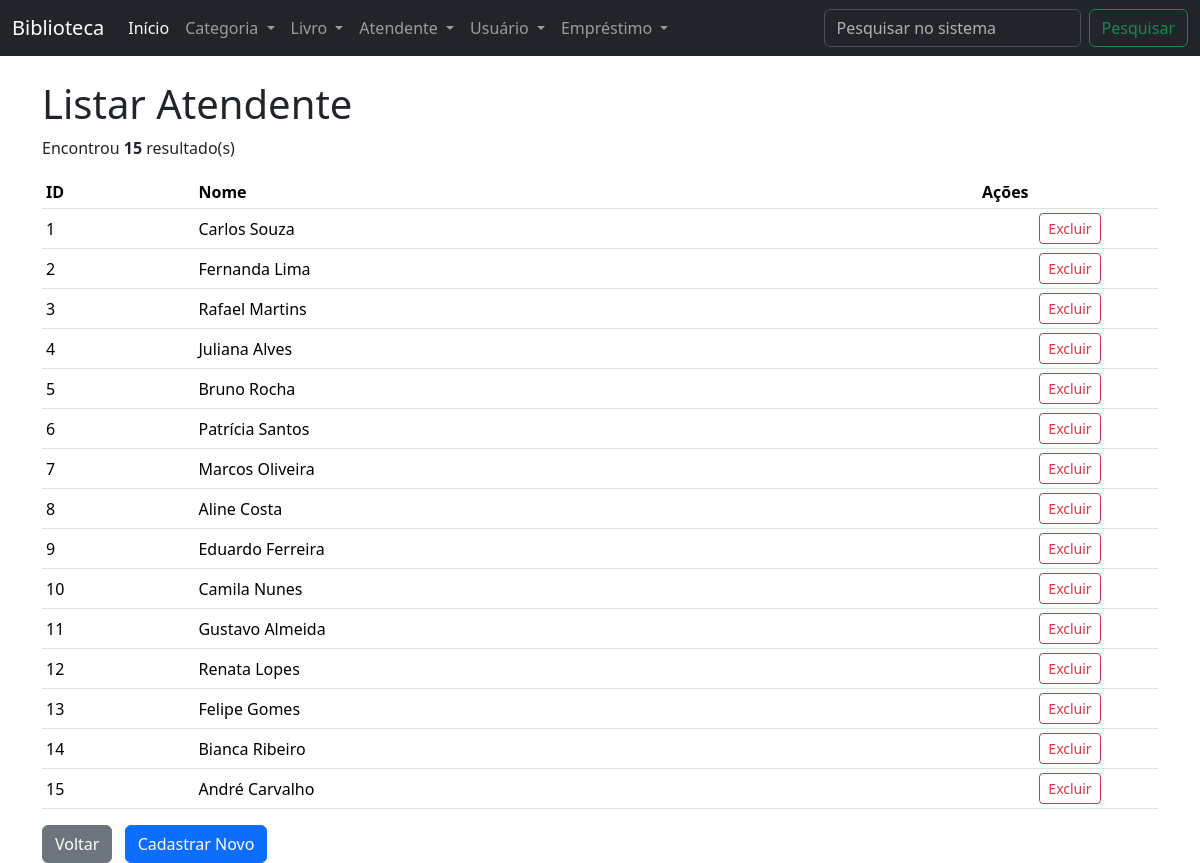
Screenshot of /?page=listar-atendente with the database file from the repository.
### tables this page shows
CREATE TABLE IF NOT EXISTS `atendente` (
  `id_atendente` INT(10) UNSIGNED NOT NULL AUTO_INCREMENT,
  `nome_atendente` VARCHAR(45) NOT NULL,
  PRIMARY KEY (`id_atendente`),
  UNIQUE KEY `id_atendente_UNIQUE` (`id_atendente`)
);

### listar-atendente.php (the view)
<h1>Listar Atendente</h1>
<?php
$sql = "SELECT * FROM atendente";
$result = $conn->query($sql);
$qtd = $result->num_rows;
if ($qtd > 0) {
    print "<p>Encontrou <b>$qtd</b> resultado(s)</p>";
    print "<table class='table table-hover table-sm align-middle' style='white-space: nowrap;'>";
    print "<tr>";
    print "<th>ID</th>";
    print "<th>Nome</th>";
    print "<th>Ações</th>";
    print "</tr>";
    while ($row = $result->fetch_object()) {
        print "<tr>";
        print "<td>" . $row->id_atendente . "</td>";
        print "<td>" . $row->nome_atendente . "</td>";
        print "<td class='text-center' style='white-space: nowrap; width: 180px;'>
					<button class='btn btn-outline-danger btn-sm ms-1' onclick=\"if(confirm('Tem certeza que deseja excluir?')){location.href='?page=salvar-atendente&acao=excluir&id_atendente={$row->id_atendente}';}else{false;}\">Excluir</button>
			       </td>";
        print "</tr>";
    }
    print "</table>";
} else {
    print "Não encontrou resultado";
}
?>
<form>
    <div class="mt-3">
    <button type="button"
        class="btn btn-secondary me-2"
        onclick="history.back()">
        Voltar
    </button>
    <button type="button"
        class="btn btn-primary"
        onclick="location.href='?page=cadastrar-atendente'">
        Cadastrar Novo
    </button>
</div>
</form>

### rows the page displays
atendente: id_atendente "1", nome_atendente "Carlos Souza"
atendente: id_atendente "2", nome_atendente "Fernanda Lima"
atendente: id_atendente "3", nome_atendente "Rafael Martins"
atendente: id_atendente "4", nome_atendente "Juliana Alves"
atendente: id_atendente "5", nome_atendente "Bruno Rocha"
atendente: id_atendente "6", nome_atendente "Patrícia Santos"
atendente: id_atendente "7", nome_atendente "Marcos Oliveira"
atendente: id_atendente "8", nome_atendente "Aline Costa"
atendente: id_atendente "9", nome_atendente "Eduardo Ferreira"
atendente: id_atendente "10", nome_atendente "Camila Nunes"
atendente: id_atendente "11", nome_atendente "Gustavo Almeida"
atendente: id_atendente "12", nome_atendente "Renata Lopes"
atendente: id_atendente "13", nome_atendente "Felipe Gomes"
atendente: id_atendente "14", nome_atendente "Bianca Ribeiro"
atendente: id_atendente "15", nome_atendente "André Carvalho"

### other values shown
$qtd "15"
